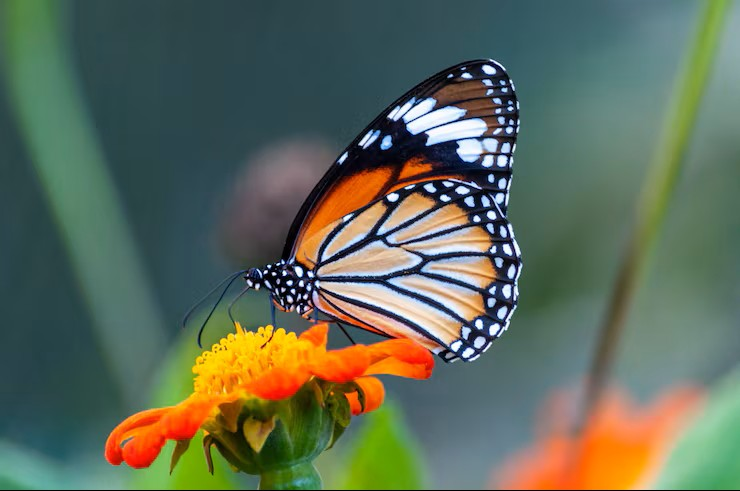
#> input picture NOTEBOOK_FILES/FILES/My_image1.jpg, 740 x 491 px
$ jupyter execute Filter_Practice.ipynb   (shell and % lines are left out)
#> lines starting #> are read from the running program, lines starting #| are printed output that depends on the picture; after the words box and inside, x2 and y2 are one past the last pixel; in counts of white or black regions, pixels touching at a corner belong together
[cell 1]
import cv2
import numpy as np
import matplotlib.pyplot as plt

[cell 2]
import os

print("Current folder:", os.getcwd())
print("Files in folder:")
print(os.listdir())

[cell 3]
image = cv2.imread("My_image1.jpg")
#> image is the input picture: shape (491, 740, 3); mean B, G, R 89.2, 106.8, 95.9

# Convert BGR to RGB for displaying with Matplotlib
image_rgb = cv2.cvtColor(image, cv2.COLOR_BGR2RGB)

print("Image Shape:", image.shape)
#| Image Shape: (491, 740, 3)

[cell 4]
# 1. Grayscale
gray = cv2.cvtColor(image, cv2.COLOR_BGR2GRAY)
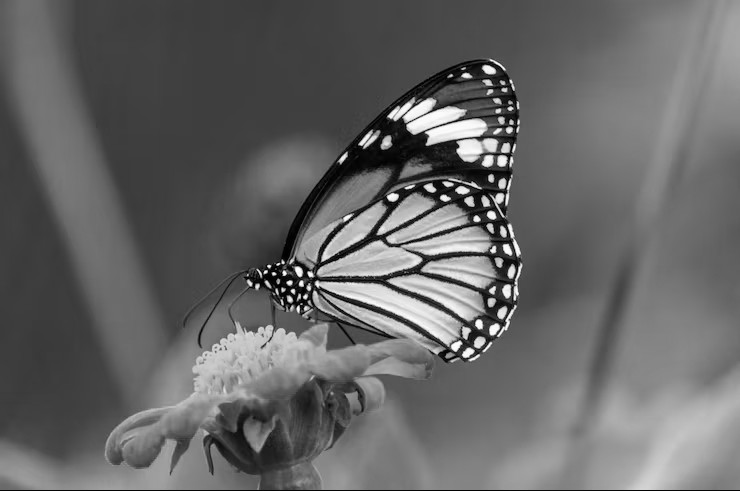
#> gray: shape (491, 740); min 0, max 255, mean 101.5

# 2. Gaussian Blur
gaussian_blur = cv2.GaussianBlur(image, (7, 7), 0)
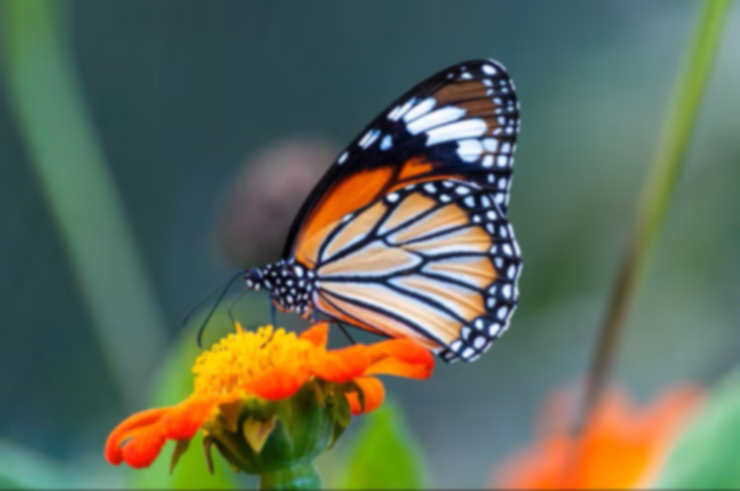
#> gaussian_blur: shape (491, 740, 3); mean B, G, R 89.3, 106.9, 96

# 3. Median Blur
median_blur = cv2.medianBlur(image, 7)
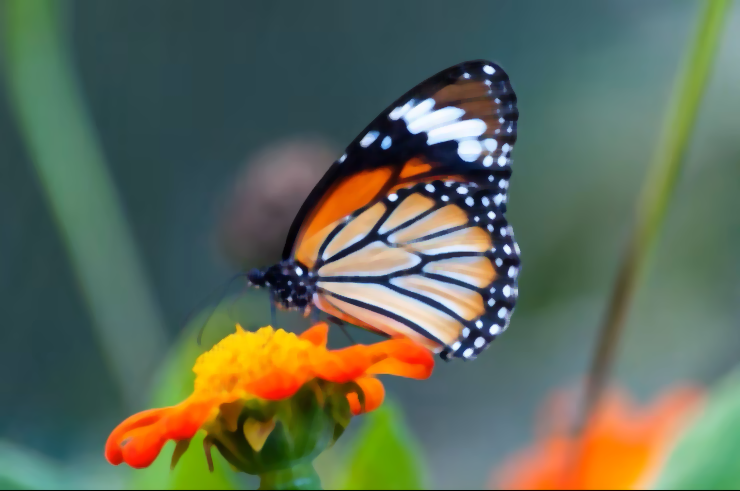
#> median_blur: shape (491, 740, 3); mean B, G, R 88.5, 106.4, 95.7

# 4. Bilateral Filter
bilateral = cv2.bilateralFilter(image, 9, 75, 75)

# 5. Average Blur
average_blur = cv2.blur(image, (7, 7))
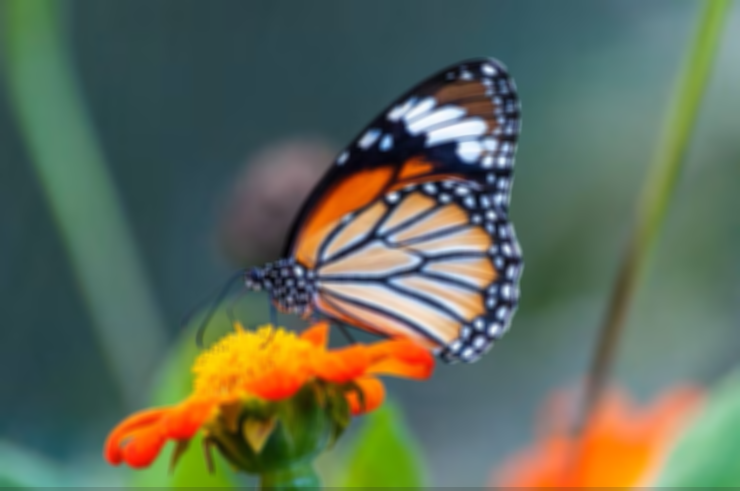
#> average_blur: shape (491, 740, 3); mean B, G, R 89.3, 106.9, 96

# 6. Sharpening
sharpen_kernel = np.array([
    [0, -1,  0],
    [-1, 5, -1],
    [0, -1,  0]
])

sharpened = cv2.filter2D(image, -1, sharpen_kernel)
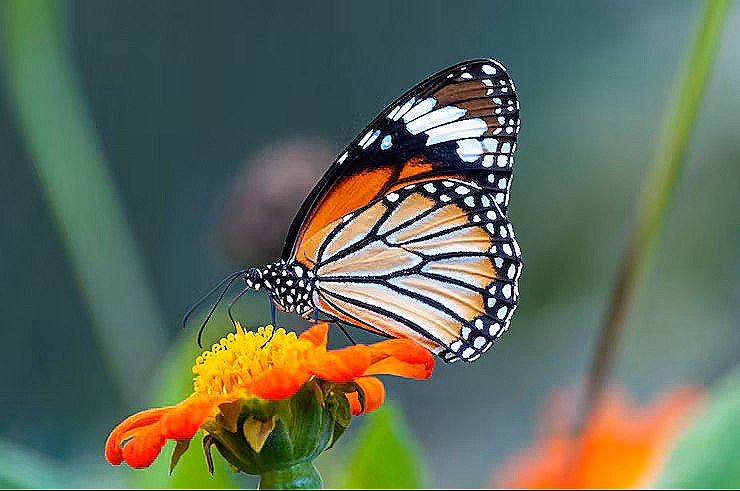
#> sharpened: shape (491, 740, 3); mean B, G, R 89.7, 107.9, 97

# 7. Canny Edge Detection
canny = cv2.Canny(gray, 100, 200)
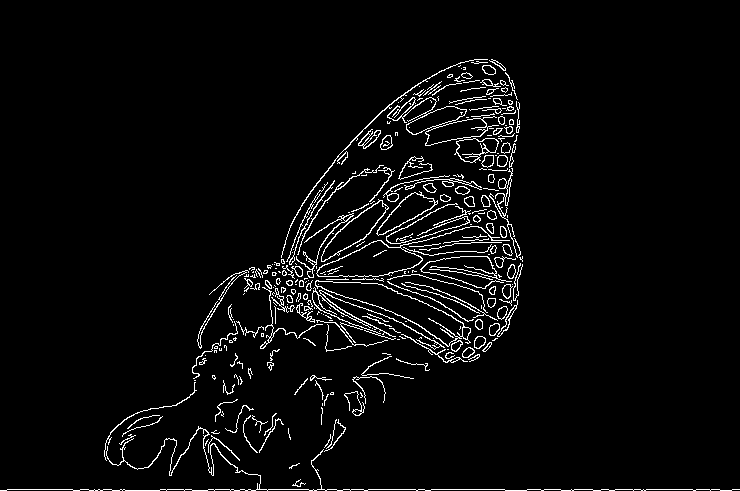
#> canny: shape (491, 740); 3.8% white in thin lines or dots, all inside (x1, y1, x2, y2) = (0, 59, 740, 491)

[cell 5]
plt.figure(figsize=(20, 10))

# Original
plt.subplot(2, 4, 1)
plt.imshow(image_rgb)
plt.title("Original", fontsize=14, fontweight="bold")
plt.axis("off")

# Grayscale
plt.subplot(2, 4, 2)
plt.imshow(gray, cmap="gray")
plt.title("Grayscale", fontsize=14, fontweight="bold")
plt.axis("off")

# Gaussian Blur
plt.subplot(2, 4, 3)
plt.imshow(cv2.cvtColor(gaussian_blur, cv2.COLOR_BGR2RGB))
plt.title("Gaussian Blur", fontsize=14, fontweight="bold")
plt.axis("off")

# Median Blur
plt.subplot(2, 4, 4)
plt.imshow(cv2.cvtColor(median_blur, cv2.COLOR_BGR2RGB))
plt.title("Median Blur", fontsize=14, fontweight="bold")
plt.axis("off")

# Bilateral Filter
plt.subplot(2, 4, 5)
plt.imshow(cv2.cvtColor(bilateral, cv2.COLOR_BGR2RGB))
plt.title("Bilateral Filter", fontsize=14, fontweight="bold")
plt.axis("off")

# Average Blur
plt.subplot(2, 4, 6)
plt.imshow(cv2.cvtColor(average_blur, cv2.COLOR_BGR2RGB))
plt.title("Average Blur", fontsize=14, fontweight="bold")
plt.axis("off")

# Sharpening
plt.subplot(2, 4, 7)
plt.imshow(cv2.cvtColor(sharpened, cv2.COLOR_BGR2RGB))
plt.title("Sharpening", fontsize=14, fontweight="bold")
plt.axis("off")

# Canny Edge
plt.subplot(2, 4, 8)
plt.imshow(canny, cmap="gray")
plt.title("Canny Edge", fontsize=14, fontweight="bold")
plt.axis("off")

plt.tight_layout()
plt.savefig("Filters.png")
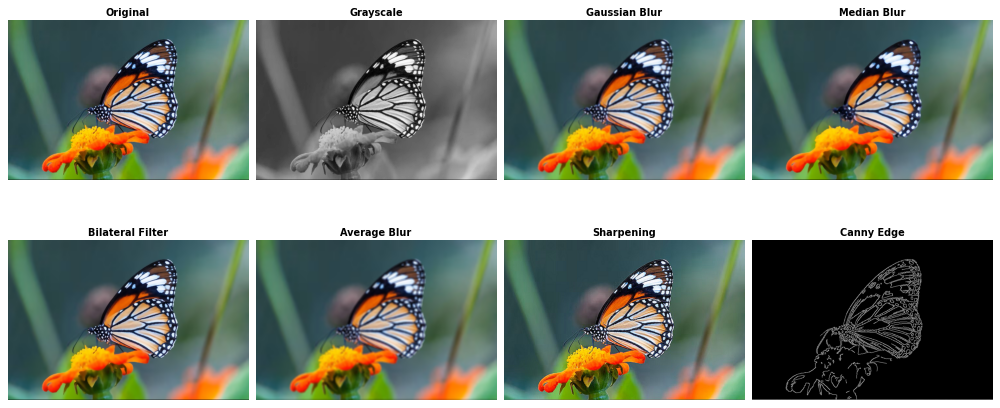
#> figure drawn by matplotlib, 8 panels
plt.show()

$ run again, with NOTEBOOK_FILES/FILES/Filters.png saved as NOTEBOOK_FILES/FILES/My_image1.jpg
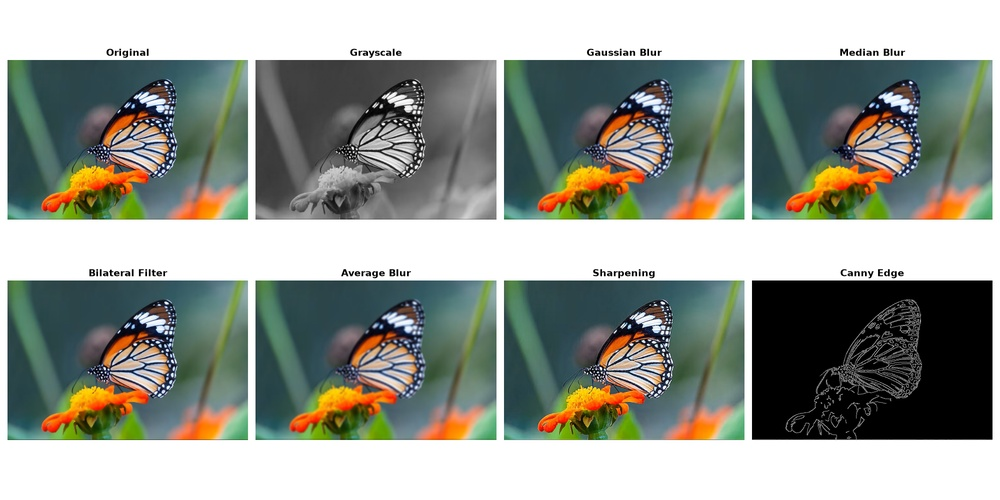
#> input picture NOTEBOOK_FILES/FILES/Filters.png, 1000 x 500 px, shrunk from 2000 x 1000 before the run
#> image is the input picture: shape (500, 1000, 3); mean B, G, R 147, 155.2, 150.2
#| Image Shape: (500, 1000, 3)
#> `gray = cv2.cvtColor(image, cv2.COLOR_BGR2GRAY)`:
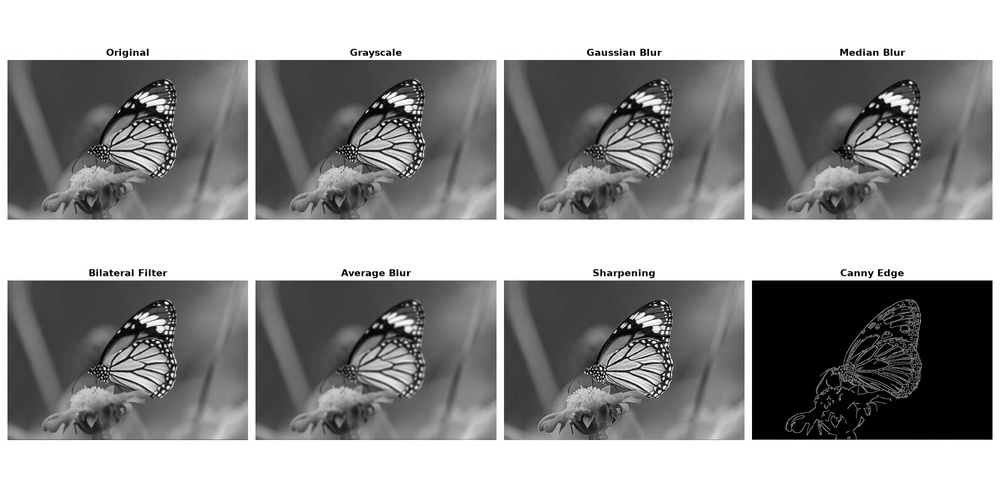
#> gray: shape (500, 1000); min 0, max 255, mean 152.7
#> `canny = cv2.Canny(gray, 100, 200)`:
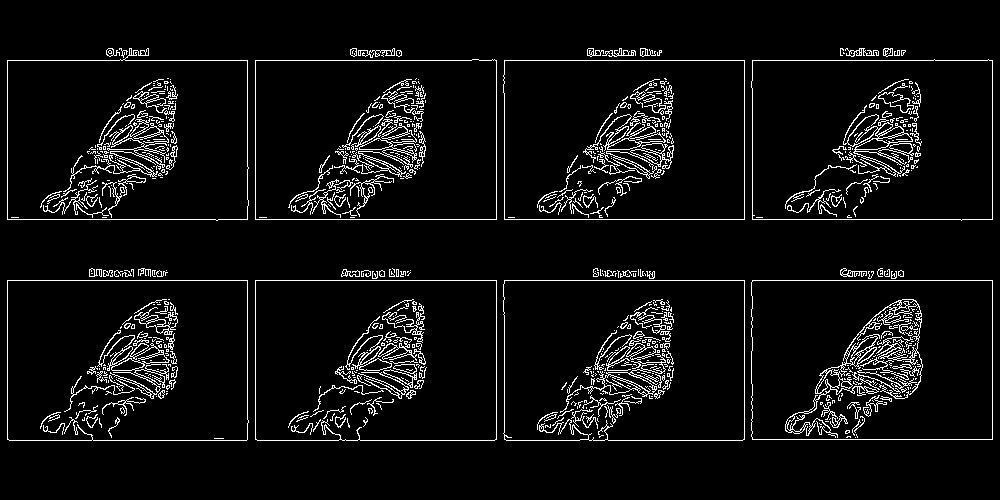
#> canny: shape (500, 1000); 6% white in thin lines or dots, all inside (x1, y1, x2, y2) = (7, 48, 993, 441)
